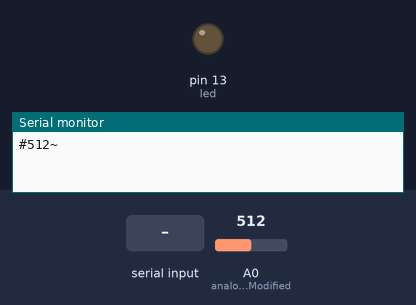
Simulated run of this sketch. Board: Arduino Uno, built with avr-gcc and run on an emulated ATmega328P. Parts: output pins drawn as LEDs (lit = HIGH), the last lines printed to the serial monitor. Inputs (shaded band) come from the test bench; at power-on: A0 (analogInModified) = 512. Pins used as bus, display or sensor lines are not drawn.

Above: at 1.2 s.
1.3 s: "1" received over Serial
At 3.2 s:
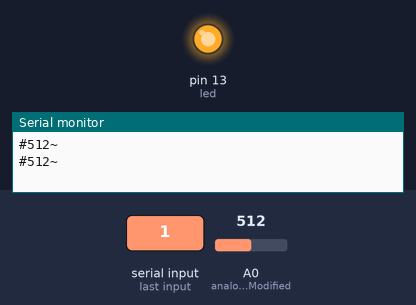
3.5 s: "0" received over Serial
At 5.5 s:
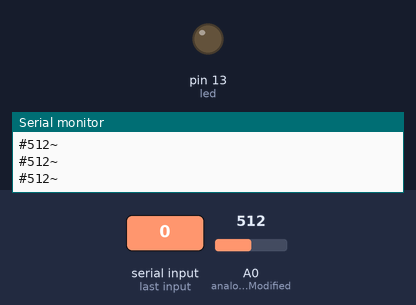
Timing chart, 0 to 7.0 s (numbered marks = the images above; inputs shaded):
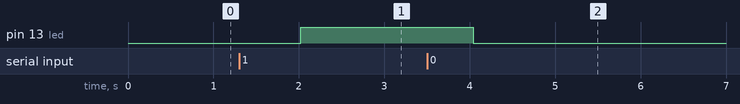

Measured:
- after the input at 1.3 s, pin 13 (led): LOW → HIGH after 0.72 s
- after the input at 3.5 s, pin 13 (led): HIGH → LOW after 0.54 s

The sketch:

bluetooth_led.ino
```cpp
//char command;
//String string;
char inbyte = 0;
boolean ledon = false;
int x = 1000;
#define led 13
const int analogInModified = A0;
int sensorModifiedValue = 0;
int secondPower = 9;
void setup() {
  // put your setup code here, to run once:
  Serial.begin(9600);
  pinMode(led,OUTPUT);
  pinMode(secondPower,OUTPUT);

}

void loop() {
  // put your main code here, to run repeatedly:
  digitalWrite(secondPower,HIGH);
  sendAndroidValues();
  x++;
  //when serial values have been received this will be true
  if (Serial.available() > 0)
  {
    inbyte = Serial.read();
    if (inbyte == '0')
    {
      //LED off
      ledOff();
      //digitalWrite(led, LOW);
    }
    if (inbyte == '1')
    {
      //LED on
      //digitalWrite(led, HIGH);
      ledOn();
    }
  }
  //delay by 2s. Meaning we will be sent values every 2s approx
  //also means that it can take up to 2 seconds to change LED state
  delay(2000);
//  if (Serial.available()>0){
//    Serial.println("There is info available");
//    string = "";
//  }
//  while(Serial.available()>0){
//    command = ((byte)Serial.read());
//    if(command==':'){
//      break;
//    }else{
//      string += command;
//    }
//
//    delay(1);
//  }
//
//  if(string == "TO"){
//    Serial.println("I'm turned on");
//    ledOn();
//    ledon = true;
//  }
//  if(string=="TF"){
//    ledOff();
//    ledon = false;
//    Serial.println(string);
//  }

//  if((string.toInt()>=0)&&(string.toInt()<=255)){
//    if(ledon==true){
//      analogWrite(led, string.toInt());
//      Serial.println(string); //debug
//      delay(10);
//    }
//  }

}

void ledOn(){
  analogWrite(led,255);
  delay(10);
}

void ledOff(){
  analogWrite(led,0);
  delay(10);
}

//sends the values from the sensor over serial to BT module
void sendAndroidValues()
 {
  //puts # before the values so our app knows what to do with the data
  Serial.print('#');
  //for loop cycles through 4 sensors and sends values via serial
  sensorModifiedValue = analogRead(analogInModified);
  Serial.print(sensorModifiedValue);
  //technically not needed but I prefer to break up data values
  //so they are easier to see when debugging

 Serial.print('~'); //used as an end of transmission character - used in app for string length
 Serial.println();
 delay(10);        //added a delay to eliminate missed transmissions
}
```
